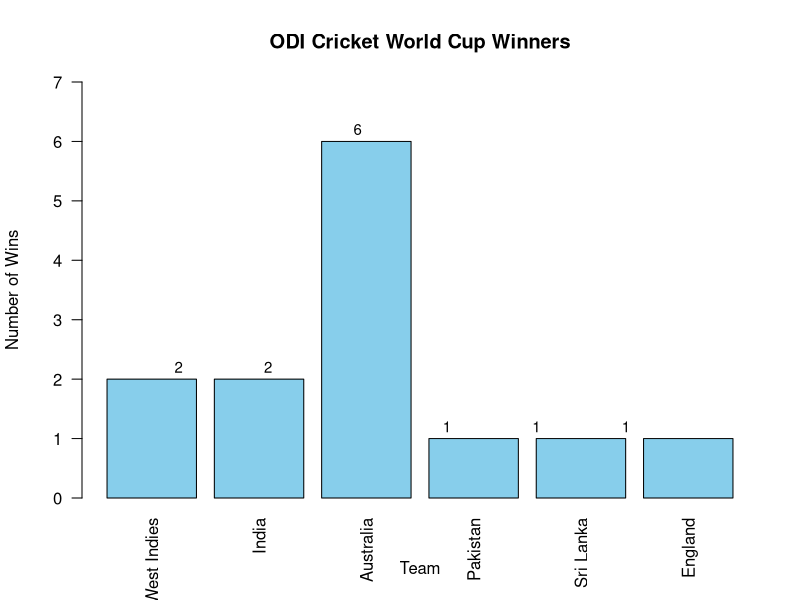

R code for this plot:
# Step 1: Define the data inline using vectors
teams <- c("West Indies", "India", "Australia", "Pakistan", "Sri Lanka", "England")
champions <- c(2, 2, 6, 1, 1, 1)

# Step 2: Create a named vector for bar heights
wins <- setNames(champions, teams)

# Step 3: Set up plot window (optional in RStudio)
# windows(width = 8, height = 6)  # Uncomment this on Windows

# Step 4: Draw the barplot
barplot(
  wins,                        # Bar heights
  main = "ODI Cricket World Cup Winners",  # Chart title
  xlab = "Team",               # X-axis label
  ylab = "Number of Wins",     # Y-axis label
  col = "skyblue",             # Bar color
  border = "black",            # Bar border color
  ylim = c(0, max(wins) + 1),  # Leave space above bars
  las = 2                      # Make team labels vertical for clarity
)

# Step 5: Optionally, label bars with win counts
text(
  x = seq_along(wins),         # X positions
  y = wins + 0.2,              # Y positions (just above bars)
  labels = wins,               # Text labels (number of wins)
  cex = 0.9, col = "black"
)
